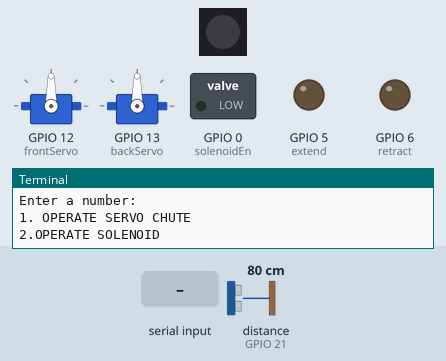
Recording of a program running on a simulated Raspberry Pi (BCM pin numbers). On the bench: 2 × servo, 1 RGB LEDs in strip order, left to right, switched loads named in the program (green lamp = pin HIGH), output pins drawn as LEDs (lit = HIGH), the last lines printed to the terminal. Inputs (shaded band) come from the test bench; at power-on: distance to the obstacle (sensor on GPIO 21) 80 cm. The echo pulse lasts 58.3 µs per cm; servo angles are drawn from the pulse width (0.5 ms = 0°, 2.5 ms = 180°); threads take turns every 2 ms; the clock reads 2024-03-15 10:24:30 at power-on unless the program sets it.

Above: at 1.2 s.
1.3 s: "1" typed at the terminal, then Enter
At 2.5 s:
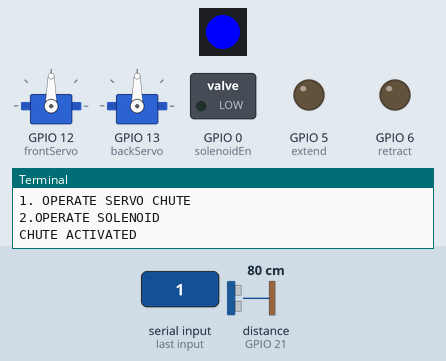
4.3 s: "2" typed at the terminal, then Enter
At 6.9 s:
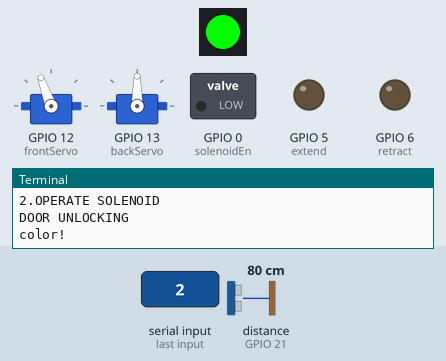
7.3 s: "green" typed at the terminal, then Enter
10.3 s: distance to the obstacle (sensor on GPIO 21) set to 2 cm
At 21.4 s:
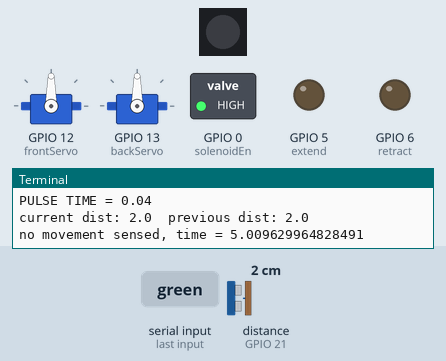
Timing chart, 0 to 22.2 s (numbered marks = the images above; inputs shaded):
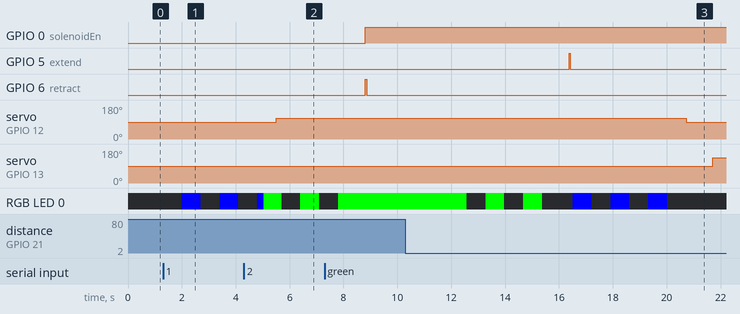

Measured:
- after the input at 1.3 s, RGB LED 0: alternates RGB(0, 0, 255) for 0.70 s and off for 0.70 s, starting after 0.70 s
- after the input at 10.3 s, servo on GPIO 12 (frontServo): 110° → 90° after 10.4 s instead of 7.9 s; servo on GPIO 13 (backServo): 90° → 135° after 11.4 s instead of 8.9 s

The program:

breadboard_demo_threaded.py
```python
from time import sleep
import Proto_GPIOZERO_Threaded_Functions as PROTO_GPIO

# User Interface Loops
while True:
	num_in = str(input("Enter a number:\n1. OPERATE SERVO CHUTE\n2.OPERATE SOLENOID\n"))
	if num_in=="1":
		print("Servo Operate chosen")
		#PROTO_GPIO.activate_chute()
		activate_chute = PROTO_GPIO.create_chute_thread()
		activate_chute.start()

	elif num_in=="2":
		print("Solenoid Operate  chosen")
		#PROTO_GPIO.unlock_door()
		#sleep(3)
		#PROTO_GPIO.lock_door()
		activate_door = PROTO_GPIO.create_door_thread()
		activate_door.start()

	else:
		print("INVALID INPUT ENTERED")
```

Proto_GPIOZERO_Threaded_Functions.py
```python
from gpiozero import DistanceSensor, AngularServo, RGBLED, DigitalOutputDevice
import time
import threading

################################################# CONSTANT DECLARATIONS

############################# GPIO Pin Declarations
RED_PIN = 1
GREEN_PIN = 7
BLUE_PIN = 8
TRIG_PIN = 20
ECHO_PIN = 21
FRONT_SERVO_PIN = 12
BACK_SERVO_PIN = 13
SOLENOID_EN_PIN = 0
SOLENOID_EXTEND_PIN = 5
SOLENOID_RETRACT_PIN = 6

############################# Mathematical Constants
US_TO_DUTY = 0.037037

############################# Timing Constants
TIME_SLEEP_DIST_SENS = 0.5
TIME_NO_MOVEMENT = 5
TIME_BEFORE_DIST_SENS = 3
TIME_REAR_CHUTE_OPEN = 10
TIME_BETWEEN_LOCK_UNLOCK = 3

############################# Servo Angle Constants
FRONT_OPEN_ANGLE = 60
FRONT_CLOSE_ANGLE = 0
BACK_OPEN_ANGLE = 135
BACK_CLOSE_ANGLE = 0

############################# LED Color Constants
CHUTE_LED_COLOR = "blue"
DOOR_LED_COLOR = "green"


################################################ GPIO INITIALIZATION

#Updated for RPI 5
ultrasonic = DistanceSensor(trigger = TRIG_PIN, echo = ECHO_PIN)
frontServo = AngularServo(FRONT_SERVO_PIN, min_angle=-135, max_angle=135)
backServo = AngularServo(BACK_SERVO_PIN, min_angle=-135, max_angle=135)
led = RGBLED(red = RED_PIN, green = GREEN_PIN, blue = BLUE_PIN)
solenoidEn = DigitalOutputDevice(SOLENOID_EN_PIN)
extend = DigitalOutputDevice(SOLENOID_EXTEND_PIN)
retract = DigitalOutputDevice(SOLENOID_RETRACT_PIN)


###
"""
GPIO.setmode(GPIO.BCM)
GPIO.setwarnings(False)
GPIO.setup(RED_PIN, GPIO.OUT)
GPIO.setup(GREEN_PIN, GPIO.OUT)
GPIO.setup(BLUE_PIN, GPIO.OUT)
GPIO.setup(TRIG_PIN, GPIO.OUT)
GPIO.setup(ECHO_PIN, GPIO.IN)
GPIO.setup(FRONT_SERVO_PIN, GPIO.OUT)
GPIO.setup(BACK_SERVO_PIN, GPIO.OUT)
GPIO.setup(SOLENOID_EXTEND_PIN, GPIO.OUT)
GPIO.setup(SOLENOID_RETRACT_PIN, GPIO.OUT)
"""

################################################ THREADING FUNCTIONS

def create_chute_thread():
	return threading.Thread(target=activate_chute)

def create_door_thread():
	return threading.Thread(target=activate_door)

################################################ SERVO FUNCTIONS

"""def servo_write(pwm_obj, angle):
	"
	Calculates the PWM duty cycle to send to the servo motor given
	an angle (degrees)
	"
	for servo_angle in range(0,280,10):
		pwm_val = (servo_angle*US_TO_DUTY)+2.5
		pwm_obj.ChangeDutyCycle(pwm_val)
		print(f"Angle: {servo_angle} | PWM: {pwm_val}")
"""

def front_servo_open():
	"""
	Controls the speed at which the front servo motor is able to open
	"""
	frontServo.angle = FRONT_OPEN_ANGLE
	# implement some function to control speed servo opens and closes

def front_servo_close():
	"""
	Controls the speed at which the front servo motor is able to close
	"""
	frontServo.angle = FRONT_CLOSE_ANGLE
	# functon to control speed hre

def back_servo_open():
	"""
	Controls the speed at which the back servo is able to open
	"""
	backServo.angle = BACK_OPEN_ANGLE
	# function here

def back_servo_close():
	"""
	Controls the speed at which the back servo is able to close
	"""
	backServo.angle = BACK_CLOSE_ANGLE
	#function ehre


################################################ SOLENOID FUNCTIONS

def solenoid_pulse(SOLENOID_PIN):
	"""
	Sends a pulse to the specified solenoid terminal to retract or
	extend the solenoid. Depending on the pulse that is sent, the
	lenght of the pulse will be set and the pulse will be sent
	to the solenoid and either extend or retract
	"""

	solenoidEn.on()

	PULSE_TIME = 0.04

	# define length of pulse sent to the solenoid
	if SOLENOID_PIN == extend:
		PULSE_TIME = 0.04
		print("EXTEND")
	elif SOLENOID_PIN == retract:
		PULSE_TIME = 0.07
		print("RETRACT")

	print(f"PULSE TIME = {PULSE_TIME}")

	SOLENOID_PIN.on()
	time.sleep(PULSE_TIME)
	SOLENOID_PIN.off()

def solenoid_extend():
	"""
	Extends the solenoid, putting the door into the locked postion
	"""
	solenoid_pulse(extend)

def solenoid_retract():
	"""
	Retracts the solenoid, putting the door into the unlocked position
	"""
	solenoid_pulse(retract)


############################################### LED FUNCTIONS

def led_blink_on(color):
	"""
	Begins in an OFF state, blinks the LED three times, then
	leaves the LED ON until ledBlinkOff is ran
	"""
	blink_led = led

	if color=="green":
		led_color = (0, 1, 0)
		print(f"color!")
	elif color=="blue":
		led_color = (0, 0, 1)

	# Blink code
	for i in range(0, 3):
		blink_led.off()
		time.sleep(0.7)
		blink_led.color = led_color
		time.sleep(0.7)

def led_blink_off(color):
	"""
	Begins in an ON state, blinks the LED three times, then
	laeves the LED OFF until ledBlinkOn is ran
	"""
	blink_led = led

	if color=="green":
		led_color = (0, 1, 0)
	elif color=="blue":
		led_color = (0, 0, 1)

	# Blink code
	for i in range(0, 3):
		blink_led.color = led_color
		time.sleep(0.7)
		blink_led.off()
		time.sleep(0.7)

################################################ ULTRASONIC FUNCTIONS
"""
def get_distance():
"
	Sends an ultrasonic trigger, listens for the echo, & calculates the distance.
	Returns distance.


	# send pulse to trigger pin to send ultrasound wave
	ultrasonic.trigger()
	print("sent trigger")
	# start recording time & wait for ultrasound to return
	start_time = time.time()
	stop_time = time.time()

	print("waiting for echo")
	while ultrasonic.max_distance == 0:
		start_time = time.time()
	while ultrasonic.distance > 0:
		stop_time = time.time()

	print("calculating distance")
	# calculate time elapsed, then multiply by speed of sound
	dist = (stop_time - start_time) * 34300 / 2  # divide by 2 since pulse travels there and back
	return dist
"""
def sense_movement():
	"""
	Senses for movement inside of the package chute to automatically close the chute. Holds the
	program flow in a while loop until either max time elapsed or no objects are detected
	inside of the package chute.
	"""

	dist_curr = round((ultrasonic.distance) * 100, 4)
	dist_prev = dist_curr

	start_time = time.time()
	timer = time.time()

	movement_sensed = True
	closing_timer = 0
	present_timer = 0

	while (present_timer - closing_timer < TIME_NO_MOVEMENT):
		time.sleep(TIME_SLEEP_DIST_SENS)
		dist_prev = dist_curr  # set prev distance to current
		dist_curr = ultrasonic.distance * 100
		print(f"current dist: {dist_curr}\tprevious dist: {dist_prev}")
		movement_boolean = (dist_curr < dist_prev + 4 and dist_prev - 4 < dist_curr)

		# analyze different scenarios while sensing for pack
		if movement_boolean and movement_sensed:
			# no movement detected & movement previously detected
			# start logging time that there is no movement inside chute
			closing_timer = time.time()
			present_timer = closing_timer
			movement_sensed = False

			print(f"no movement sensed! starting timing for closing..")
		elif movement_boolean and not movement_sensed:
			# no movement detected & no movement previously detected
			# continue polling, see if no movement detected for 5s
			present_timer = time.time()

			print(f"no movement sensed, time = {present_timer - closing_timer}")
		elif not movement_boolean and movement_sensed:
			# movement detected & movement previously detected
			# ensure timers still set at 0
			closing_timer = 0
			present_timer = 0

			print(f"movement detected in chute still")
		elif not movement_boolean and not movement_sensed:
			# movement detected & movement not previosly detected
			# reset timers & change movement_sensed variable
			closing_timer = 0
			present_timer = 0
			movement_sensed = True

			print(f"movement detected in chute reseting timers..")


################################################ PACKAGE CHUTE FUNCTIONS

def activate_chute():
	"""
	Activates the servo chute through controlling the PWM sent to the servo motor
	and sensing movement inside the package chute to determine when the chute should
	be closed. This function is driven based on classifications from the object
	detection neural network
	"""
	print("CHUTE ACTIVATED")

	led_blink_on(CHUTE_LED_COLOR)

	front_servo_open()
	time.sleep(TIME_BEFORE_DIST_SENS)

	sense_movement()

	led_blink_off(CHUTE_LED_COLOR)

	front_servo_close()
	time.sleep(1)

	back_servo_open()
	time.sleep(TIME_REAR_CHUTE_OPEN)
	back_servo_close()

	print("CHUTE OPERATION COMPLETE")


################################################ DOOR LOCKING FUNCTIONS

def unlock_door():
	"""
	Unlocks the door. First, the LED is enabled green, and the solenoid is
	retracted
	"""

	print("DOOR UNLOCKING")

	led_blink_on(DOOR_LED_COLOR)

	time.sleep(0.3)

	solenoid_retract()

def lock_door():
	"""
	Locks the door. First, the LED is disabled from green, and the solenoid
	is extended
	"""

	print("DOOR LOCKED")

	led_blink_off(DOOR_LED_COLOR)

	time.sleep(0.3)

	solenoid_extend()

def activate_door():
	"""
	Controls the door, unlocking and locking back after a specified amount of
	time by the constant declared near the top of the file
	"""

	unlock_door()

	time.sleep(TIME_BETWEEN_LOCK_UNLOCK)

	lock_door()
```
